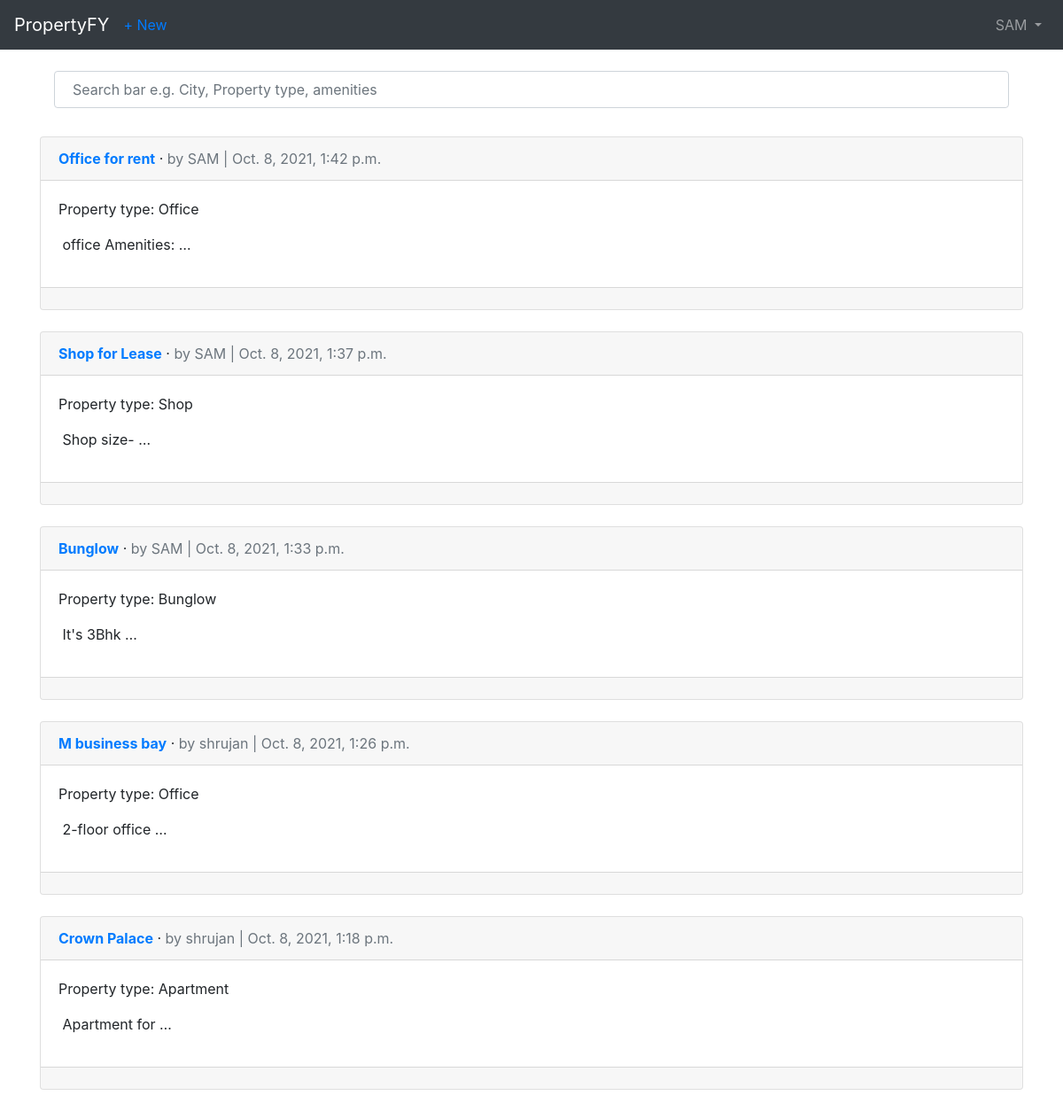
The app's page /blog/ (signed in) with its own data.
### users/models.py (models this page shows)
class CustomUser(AbstractUser):
    age = models.PositiveIntegerField(null=True, blank=True)

### blog/models.py (models this page shows, shortened)
class Blog(models.Model):
    title = models.CharField(max_length=225)
    description = models.TextField(blank=True, null=True)
    date = models.DateTimeField(auto_now_add=True, null=True, blank=True)
    author = models.ForeignKey(
        get_user_model(),
        on_delete=models.CASCADE,
    )
    owner = models.CharField(max_length=30, blank=True, null=True )
    address = models.TextField()
    latitude = models.FloatField(blank=True, null=True)
    longitude = models.FloatField(blank=True, null=True)
    property_choice = (
            ('Apartment', 'Apartment'),
            ('Bunglow', 'Bunglow'),
            ('Office', 'Office'),
            ('Shop', 'Shop')
        )
    property_type = models.CharField(max_length=30, blank=True, null=True, choices=property_choice)
    want_choice = (
            ('Lease', 'Lease'),
            ('Rent', 'Rent'),
            ('Sell', 'Sell'),
        )
    want_to = models.CharField(max_length=30, blank=True, null=True, choices=want_choice)
    email_address = models.EmailField(max_length = 254, blank=True, null=True)

### blog/views.py (the view)
# urls.py: path('', BlogListView.as_view(), name='blog_list'),
class BlogListView(LoginRequiredMixin, ListView):
    model = Blog
    template_name = 'blog_list.html'
    login_url = 'login'
    queryset = Blog.objects.order_by('-date')

### templates/blog_list.html (shortened to what this page needs)
{% extends 'base.html' %}
{% block content %}
<container>
    <form action="{% url 'search_results' %}" method="get">
    <div class="form-group mx-sm-3 mb-2">
        <br>
        <input style="padding: 20px" name='q' type="text" class="form-control" id="q" placeholder="Search bar e.g. City, Property type, amenities">
        <br>
      </div>
    </form>
</container>
    {% for blog in object_list %}
        <div class="card">
            <div class="card-header">
                <span class="font-weight-bold"><a href="{% url 'blog_detail' blog.pk %}">{{ blog.title }}</a></span> &middot;
                <span class="text-muted">by {{ blog.author }} | {{ blog.date }}</span>
            </div>
            <div class="card-body">
                <p>Property type: {{ blog.property_type }} </p>
                <p style="white-space:pre-wrap"> {{ blog.description|truncatewords:2  }} </p>
            </div>
            <div class="card-footer text-center text-muted">
            </div>
        </div>
        <br />
    {% endfor %}
{% endblock content %}

### templates/base.html (shortened to what this page needs)
<!DOCTYPE html>
<html>
<head>
  <link rel="stylesheet" href="https://stackpath.bootstrapcdn.com/bootstrap/4.5.0/css/bootstrap.min.css">
</head>
<body>
  <nav class="navbar navbar-expand-lg navbar-dark bg-dark">
    <a class="navbar-brand" href="{% url 'home' %}">PropertyFY</a>
    <div class="collapse navbar-collapse" id="navbarSupportedContent">
      {% if user.is_authenticated %}
      <ul class="navbar-nav mr-auto">
        <li class="nav-item"><a href="{% url 'blog_new' %}">+ New</a></li>
        </ul>
        <ul class="navbar-nav ml-auto">
          <li class="nav-item">
            <a class="nav-link dropdown-toggle" href="#" id="navbarDropdown" role="button" data-toggle="dropdown" aria-haspopup="true" aria-expanded="false">
              {{ user.username }}
            </a>
          </li>
        </ul>
      {% endif %}
    </div>
  </nav>
  <main>
    <div class="container">
      {% block content %}
      {% endblock content %}
    </div>
  </main>
</body>
</html>

### records on screen
CustomUser: username "SAM"
Blog: title "Office for rent", author "SAM", date "Oct. 8, 2021, 1:42 p.m.", property_type "Office", description "office Amenities: …"
Blog: title "Shop for Lease", author "SAM", date "Oct. 8, 2021, 1:37 p.m.", property_type "Shop", description "Shop size- …"
Blog: title "Bunglow", author "SAM", date "Oct. 8, 2021, 1:33 p.m.", property_type "Bunglow", description "It's 3Bhk …"
Blog: title "M business bay", author "shrujan", date "Oct. 8, 2021, 1:26 p.m.", property_type "Office", description "2-floor office …"
Blog: title "Crown Palace", author "shrujan", date "Oct. 8, 2021, 1:18 p.m.", property_type "Apartment", description "Apartment for …"
